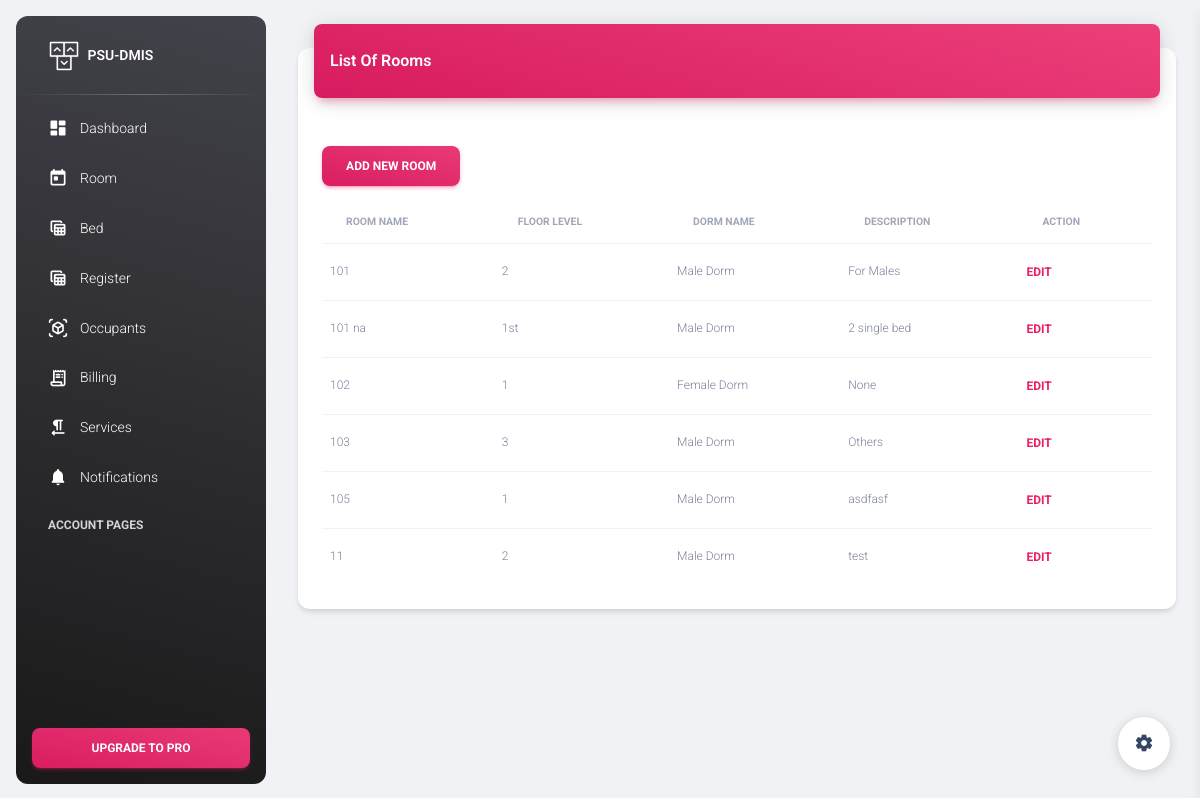
/room_list, run on the app's committed database.
### dormitory/models.py (models this page shows, shortened)
class BaseModel(models.Model):
    created_at = models.DateTimeField(
        auto_now_add=True, db_index=True)
    updated_at = models.DateTimeField(auto_now=True)
    class Meta:
        abstract = True

class Room(BaseModel):
    DORMNAME_CHOICES = (('Male Dorm','Male Dorm'), ('Female Dorm','Female Dorm'))
    room_name = models.CharField(max_length=25)
    floorlvl = models.CharField(max_length=25, verbose_name="Floor Level")
    dorm_name = models.CharField(max_length=25, choices=DORMNAME_CHOICES)
    description = models.TextField(blank=True, null=True)
    class Meta:
        verbose_name_plural = "Rooms"

### landingpage/views.py (the view)
# urls.py: path('room_list', RoomList.as_view(), name='RoomList'),
class RoomList(ListView):
    model = Room
    context_object_name = 'room'
    template_name = 'room_list.html'
    paginated_by = 10
    def get_context_data(self, **kwargs):
        context = super().get_context_data(**kwargs)
        return context
    def get_queryset(self, *args, **kwargs):
        qs = super(RoomList, self).get_queryset(*args, **kwargs)
        qs = qs.order_by("room_name")
        if self.request.GET.get("q") != None:
            query = self.request.GET.get('q')
            qs = qs.order_by("room_name").filter(Q(room_name__icontains=query))
        return qs

### landingpage/templates/room_list.html (shortened to what this page needs)
{% extends "base.html" %}
{% load static %}
{% block content %}
<main class="main-content position-relative max-height-vh-100 h-100 border-radius-lg ">
    <div class="container-fluid py-4">
        <div class="row">
            <div class="col-12">
                <div class="card my-4">
                    <div class="card-header p-0 position-relative mt-n4 mx-3 z-index-2">
                        <div class="bg-gradient-primary shadow-primary border-radius-lg pt-4 pb-3">
                            <h6 class="text-white text-capitalize ps-3">List of Rooms</h6>
                        </div>
                    </div>
                    <div class="card-body">
                        <div class="col-sm-2">
                            <div class="pull-right">
                            <a href="{% url 'RoomAdd' %}" class="btn bg-gradient-primary mt-4 w-100">Add New Room</a>
                        </div>
                        </div>
                        <div class="table-responsive p-0">
                            <table class="table align-items-center mb-0">
                                <thead>
                                    <tr class="headings">
                                        <th class="text-uppercase text-secondary text-xxs font-weight-bolder opacity-7">
                                            Room Name</th>
                                        <th class="text-uppercase text-secondary text-xxs font-weight-bolder opacity-7">
                                            Floor Level</th>
                                        <th class="text-uppercase text-secondary text-xxs font-weight-bolder opacity-7">
                                            Dorm Name</th>
                                        <th class="text-uppercase text-secondary text-xxs font-weight-bolder opacity-7">
                                            Description</th>
                                        <th class="text-uppercase text-secondary text-xxs font-weight-bolder opacity-7">
                                            Action</th>
                                    </tr>
                                </thead>
                                <tbody>
                                    {% for object in object_list %}
                                    <tr>
                                        <td>
                                            <p class="text-xs text-secondary mb-0">{{ object.room_name }}</p>
                                        </td>
                                        <td class="align-middle">
                                            <p class="text-xs text-secondary mb-0">{{ object.floorlvl }}</p>
                                        </td>
                                        <td class="align-middle">
                                            <p class="text-xs text-secondary mb-0">{{ object.dorm_name }}</p>
                                        </td>
                                        <td class="align-middle">
                                            <p class="text-xs text-secondary mb-0">{{ object.description }}</p>
                                        </td>
                                        <td>
                                            <a href="room_list/{{ object.id }}"
                                                class="btn btn-link pe-3 ps-0 mb-0 ms-auto w-25 w-md-auto"
                                                data-toggle="tooltip">Edit</a>
                                        </td>
                                    </tr>
                                    {% empty %}
                                    <tr>No objects yet.</tr>
                                    {% endfor %}
                                </tbody>
                            </table>
                        </div>
                    </div>
                </div>
            </div>
        </div>
</main>
{% endblock content%}

### data on the page
Room: room_name "101", floorlvl "2", dorm_name "Male Dorm", description "For Males"
Room: room_name "101 na", floorlvl "1st", dorm_name "Male Dorm", description "2 single bed"
Room: room_name "102", floorlvl "1", dorm_name "Female Dorm", description "None"
Room: room_name "103", floorlvl "3", dorm_name "Male Dorm", description "Others"
Room: room_name "105", floorlvl "1", dorm_name "Male Dorm", description "asdfasf"
Room: room_name "11", floorlvl "2", dorm_name "Male Dorm", description "test"
